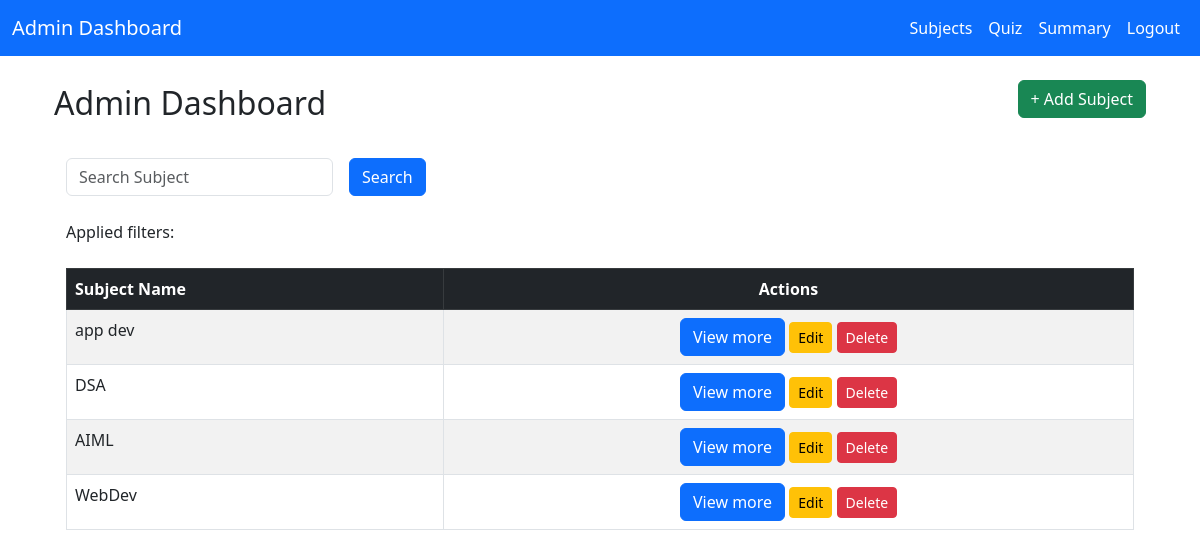
The app's page /admin/dashboard with its own data.
### app/models.py (models this page shows)
class Subject(db.Model):
    SubjectID = db.Column(db.Integer, primary_key=True, autoincrement=True)
    SubjectName = db.Column(db.String(100), nullable=False)
    Description = db.Column(db.String(255), nullable=True, default="Null")
    chapters = db.relationship('Chapter', backref='subject', lazy=True, cascade="all, delete-orphan")

### app/admin/routes.py (the view)
@admin_bp.route('/dashboard', methods = ['POST','GET'])
def dashboard():
    search_query = request.form.get('search_query', '').strip()
    filters = [str(search_query)]
    if search_query:
        query = Subject.query
        query = query.filter(Subject.SubjectName.ilike(f"%{search_query}%"))
        subjects = query.all()
    else:
        subjects = Subject.query.all()
    return render_template('admin/dashboard.html', subjects=subjects, filters=filters)

### app/templates/admin/dashboard.html (shortened to what this page needs)
{% extends "base.html" %}
{% block navbar %}
  {% include "admin/navbar.html" %}
{% endblock %}
{% block content %}
<div class="container mt-4">
  <div class="d-flex justify-content-between align-items-center mb-3">
    <h2>Admin Dashboard</h2>
    <button class="btn btn-success mb-3" data-bs-toggle="modal" data-bs-target="#addSubjectModal">
      + Add Subject
    </button></div>
  <div class="container mt-4">
    <form method="POST" class="d-flex flex-wrap gap-3 align-items-center">
      <input type="text" name="search_query" class="form-control w-25" placeholder="Search Subject">
      <button type="submit" class="btn btn-primary">Search</button>
    </form>
  </div>
  <div class="container mt-4">
    Applied filters:
  </div>
  <div class="container mt-4"><div class="table-responsive">
    <table class="table table-striped table-bordered">
      <thead class="table-dark"><tr><th>Subject Name</th><th class="text-center">Actions</th></tr></thead>
      <tbody>
        {% for subject in subjects %}
        <tr><td>{{ subject.SubjectName }}</td>
          <td class="text-center"><a href="{{ url_for('admin.subject_view', subject_id=subject.SubjectID) }}" class="btn btn-primary btn sm">
              View more
            </a>
            <a href="{{ url_for('admin.subject_edit', subject_id=subject.SubjectID) }}" class="btn btn-warning btn-sm">
              Edit
            </a>
            <form action="{{ url_for('admin.subject_delete', subject_id=subject.SubjectID)}}" method="POST" style="display:inline;">
              <button type="submit" class="btn btn-danger btn-sm" onclick="return confirm('Are you sure you want to delete this subject?');">
                Delete
              </button>
            </form>
          </td>
        </tr>
        {% endfor %}
      </tbody>
    </table>
  </div>
</div>
</div>
{% endblock %}

### records on screen
Subject: SubjectName "app dev"
Subject: SubjectName "DSA"
Subject: SubjectName "AIML"
Subject: SubjectName "WebDev"
